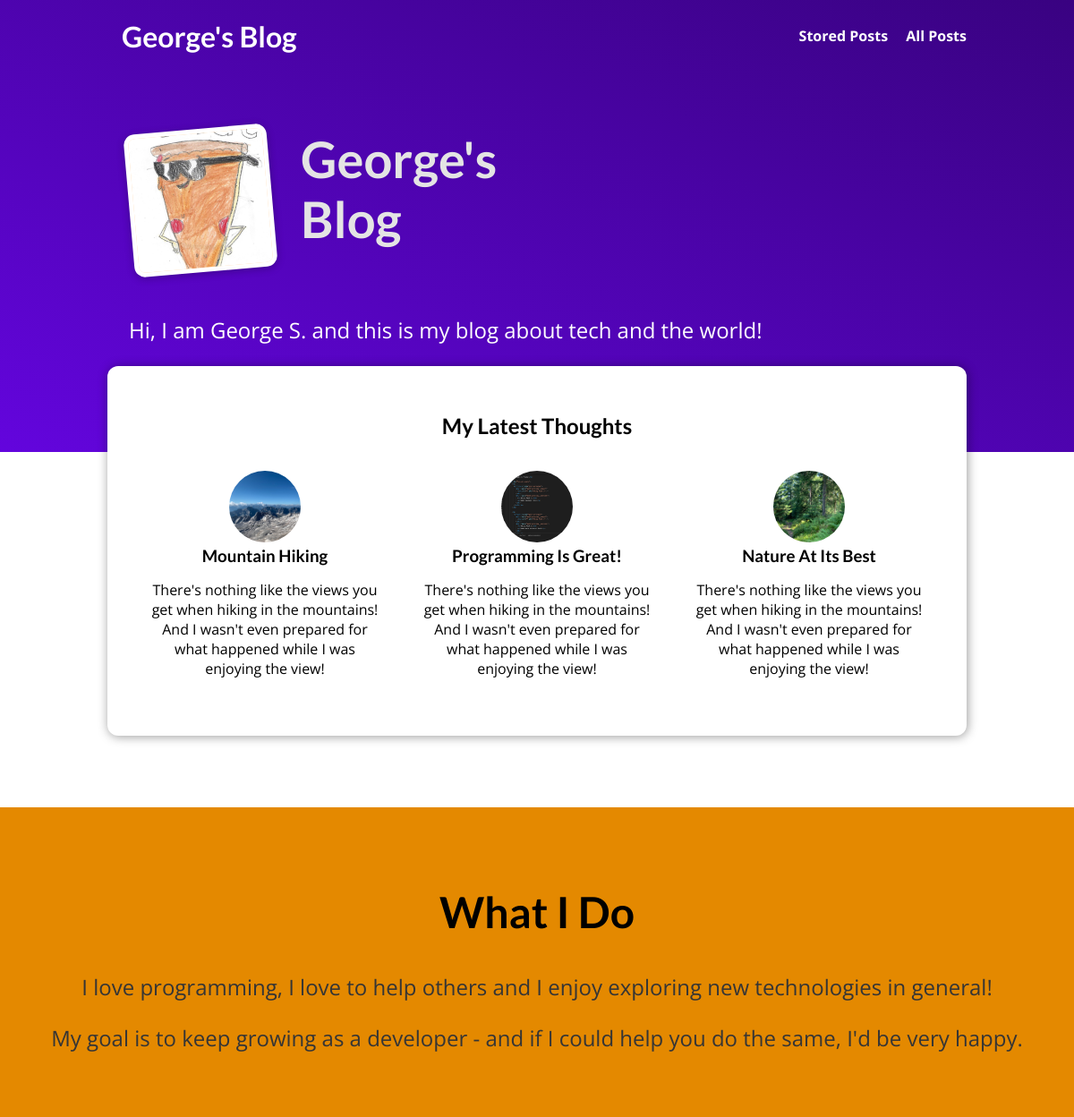
The page / on the database its author committed.
### blog/models.py (models this page shows, shortened)
class Post(models.Model):
    title = models.CharField(max_length=150)
    excerpt = models.CharField(max_length=200)
    image = models.ImageField(upload_to="posts", null=True)
    date = models.DateField(auto_now=True)
    slug = models.SlugField(unique=True, db_index=True)
    content = models.TextField(validators=[MinLengthValidator(10)])
    author = models.ForeignKey(Author, on_delete=models.SET_NULL, null=True, related_name="posts")
    tags = models.ManyToManyField(Tag)

### blog/views.py (the view)
# urls.py: path("", views.StartingPageView.as_view(), name="starting-page"),
class StartingPageView(ListView):
    template_name = "blog/index.html"
    model = Post
    ordering = ["-date"]
    context_object_name = "posts"
    def get_queryset(self):
        queryset = super().get_queryset()
        data = queryset[:3]
        return data

### blog/templates/blog/index.html (shortened to what this page needs)
{% extends "base.html" %}
{% load static %}
{% block css_files %}
    <link rel="stylesheet" href="{% static "blog/post.css" %}" />
    <link rel="stylesheet" href="{% static "blog/index.css" %}" />
{% endblock %}
{% block context %}
    <section id="welcome">
        <header>
            <img src="{% static "blog/images/aiden_2m_art.jpg" %}" alt="George - The Author of this Blog" />
            <h2>George's Blog</h2>
        </header>
        <p>Hi, I am George S. and this is my blog about tech and the world!</p>
    </section>
    <section id="latest-posts">
        <h2>My Latest Thoughts</h2>
        <ul>
            {% for post in posts %}
                {% include "blog/includes/post.html" %}
            {% endfor %}
        </ul>
    </section>
    <section id="about">
        <h2>What I Do</h2>
        <p>I love programming, I love to help others and I enjoy exploring new technologies in general!</p>
        <p>My goal is to keep growing as a developer - and if I could help you do the same, I'd be very happy.</p>
    </section>
{% endblock %}

### blog/templates/blog/includes/post.html
<li>
    <article class="post">
        <a href="{% url "post-detail-page" post.slug %}">
            <img src="{{ post.image.url }}" alt="{{  post.title }}"/>
            <div class="post__content">
                <h3>{{ post.title }}</h3>
                <p>There's nothing like the views you get when hiking in the mountains!  And I wasn't even prepared for what happened while I was enjoying the view!</p>
            </div>
        </a>
    </article>
</li>

### static/app.css (style rules this page uses)
* { box-sizing: border-box; }
html { font-family: 'Open Sans', 'Lato', sans-serif; }
body { margin: 0; }
h1, h2, h3 { font-family: 'Lato', sans-serif; font-weight: bold; }

### blog/static/blog/post.css (style rules this page uses)
.post { display: flex; flex-direction: column; align-items: center; text-align: center; }
.post a { text-decoration: none; color: black; transition: all 0.2s ease; padding: 1rem; }
.post img { width: 5rem; height: 5rem; object-fit: cover; border-radius: 50%; }
.post h3 { margin: 0.25rem 0; }

### blog/static/blog/index.css (style rules this page uses)
#welcome { background: linear-gradient(to right top, #6305dd, #390281); padding: 6rem 12%; }
#welcome header { display: flex; align-items: flex-start; margin: 3rem auto; }
#welcome img { width: 10rem; height: 10rem; object-fit: cover; object-position: top; border: 5px solid white; border-radius: 12px; background-color: #ffe1bf; transform: rotateZ(-5deg); box-shadow: 0 2px 8px rgba(0, 0, 0, 0.25); }
#welcome h2 { font-size: 3.5rem; margin: 0 0 0 2rem; color: #e4e4e4; width: 10rem; }
#welcome p { color: white; font-size: 1.5rem; }
#latest-posts { background-color: white; padding: 2rem; border-radius: 12px; width: 60rem; margin: -6rem auto 2rem auto; box-shadow: 1px 1px 12px rgba(0, 0, 0, 0.4); }
#latest-posts h2 { text-align: center; }
#latest-posts ul { list-style: none; margin: 0; padding: 0; display: flex; gap: 1rem; }
#latest-posts li { flex: 1; }
#about { text-align: center; padding: 3rem; background-color: #e48900; margin-top: 5rem; }
#about h2 { font-size: 3rem; }
#about p { font-size: 1.5rem; color: #353535; }

### rows shown on the page
Post: image (picture), title "Mountain Hiking"
Post: image (picture), title "Programming Is Great!"
Post: image (picture), title "Nature At Its Best"
